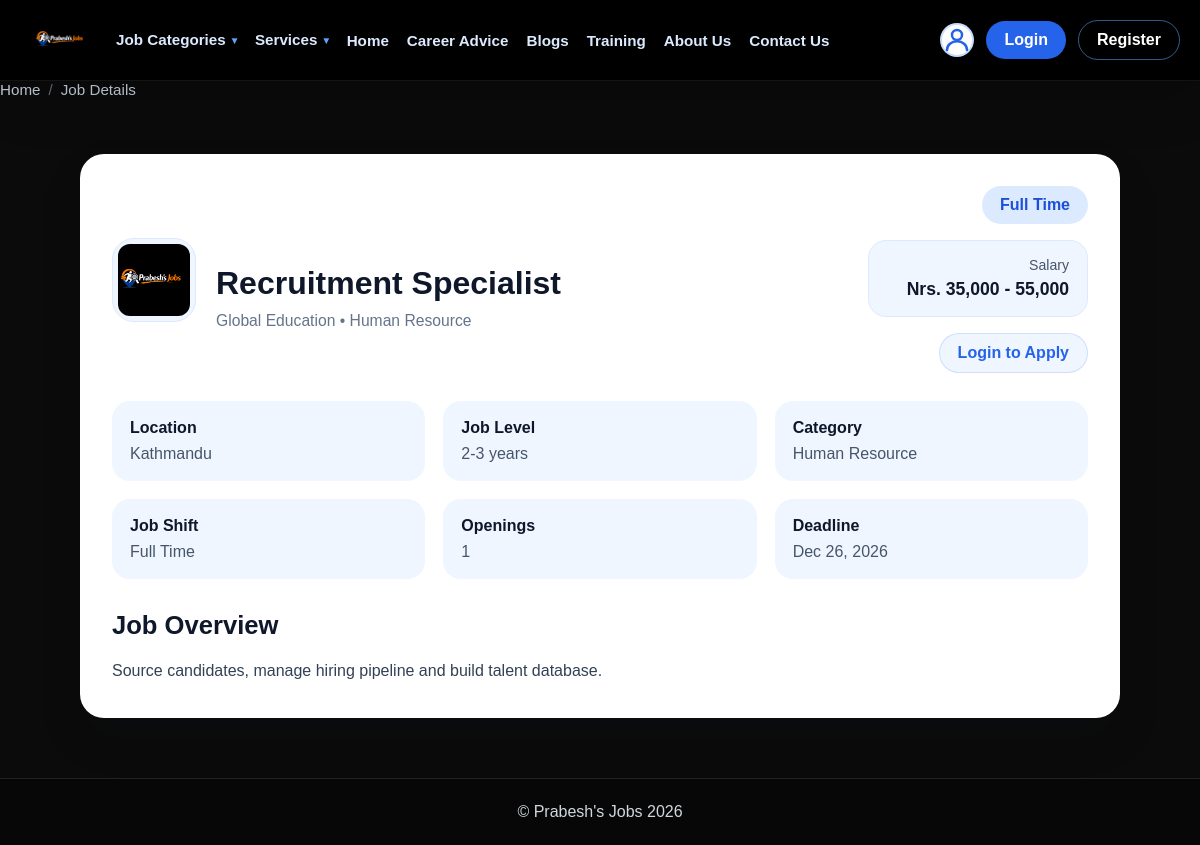
Page /job.php?id=30 on the committed database.
### tables this page shows
CREATE TABLE jobs (
    id INT AUTO_INCREMENT PRIMARY KEY,
    title VARCHAR(200) NOT NULL,
    description TEXT NOT NULL,
    salary VARCHAR(50),
    salaryMax VARCHAR(50),
    location VARCHAR(100),
    jobType VARCHAR(50),
    experience VARCHAR(50),
    qualification VARCHAR(100),
    categoryId INT,
    companyId INT,
    postedBy INT,
    closingDate DATE,
    status ENUM('Open', 'Closed', 'Draft') DEFAULT 'Open',
    isArchived TINYINT(1) NOT NULL DEFAULT 0,
    views INT DEFAULT 0,
    applications INT DEFAULT 0,
    createdAt DATETIME DEFAULT CURRENT_TIMESTAMP,
    updatedAt DATETIME DEFAULT CURRENT_TIMESTAMP ON UPDATE CURRENT_TIMESTAMP,

    FOREIGN KEY (categoryId) REFERENCES categories(id) ON DELETE SET NULL,
    FOREIGN KEY (companyId) REFERENCES companies(id) ON DELETE SET NULL,
    FOREIGN KEY (postedBy) REFERENCES users(id) ON DELETE SET NULL,
    INDEX idx_status (status),
    INDEX idx_postedBy (postedBy),
    INDEX idx_categoryId (categoryId),
    INDEX idx_companyId (companyId),
    INDEX idx_createdAt (createdAt)
);

CREATE TABLE companies (
    id INT AUTO_INCREMENT PRIMARY KEY,
    companyName VARCHAR(150) NOT NULL,
    description TEXT,
    logo TEXT,
    website VARCHAR(200),
    email VARCHAR(100),
    phone VARCHAR(20),
    location VARCHAR(100),
    industryType VARCHAR(100),
    employees INT,
    ownerId INT,
    status ENUM('active', 'inactive') DEFAULT 'active',
    createdAt DATETIME DEFAULT CURRENT_TIMESTAMP,
    updatedAt DATETIME DEFAULT CURRENT_TIMESTAMP ON UPDATE CURRENT_TIMESTAMP,
    
    FOREIGN KEY (ownerId) REFERENCES users(id) ON DELETE SET NULL,
    INDEX idx_ownerId (ownerId),
    INDEX idx_status (status)
);

CREATE TABLE categories (
    id INT AUTO_INCREMENT PRIMARY KEY,
    name VARCHAR(100) NOT NULL UNIQUE,
    description TEXT,
    createdAt DATETIME DEFAULT CURRENT_TIMESTAMP,
    INDEX idx_name (name)
);

### controllers/jobcontroller.php (called while the page is built, shortened)
<?php
require_once __DIR__ . '/../includes/DbConnection.php';
require_once __DIR__ . '/../includes/jobcontroller.php';
$jobId = intval($_GET['id'] ?? 0);
$error = '';
try {
    $jobController = new JobController($pdo);
    $jobRequirements = $jobController->getJobRequirements($jobId);
} catch (Exception $e) {
    $error = $e->getMessage();
}
$breadcrumbs = [
    'Home' => 'index.php',
    'Job Details' => '#',
];
require __DIR__ . '/../views/job.html.php';
$content = ob_get_clean();
require_once __DIR__ . '/../layouts/layout-main.php';

### pages/job.php (called while the page is built)
<?php
require_once __DIR__ . '/../controllers/jobcontroller.php';

### job.php (called while the page is built)
<?php
require_once __DIR__ . '/pages/job.php';

### includes/jobcontroller.php (called while the page is built, shortened)
<?php
class JobController
{
    private $pdo;
    public function __construct(PDO $pdo)
    {
        $this->pdo = $pdo;
    }
    public function getJobById(int $jobId): ?array
    {
        $sql = "SELECT j.*, c.name AS categoryName, co.companyName, co.logo AS companyLogo
                FROM jobs j
                LEFT JOIN categories c ON c.id = j.categoryId
                LEFT JOIN companies co ON co.id = j.companyId
                WHERE j.id = ?";
        $stmt = $this->pdo->prepare($sql);
        $stmt->execute([intval($jobId)]);
        return $stmt->fetch(PDO::FETCH_ASSOC) ?: null;
    }
    public function getJobRequirements(int $jobId): array
    {
        $job = $this->getJobById($jobId);
        return [];
    }
}

### views/job.html.php (the view, shortened to what this page needs)
<?php
$error = $error ?? '';
$job = $job ?? null;
$jobIsArchived = !empty($job) && intval($job['isArchived'] ?? 0) === 1;
?>
<section class="job-details-page">
    <?php if ($error || !$job): ?>
        <div class="alert alert-error"><?= htmlspecialchars($error ?: 'Job not found.') ?></div>
    <?php else: ?>
        <div class="job-details-card">
            <div class="job-details-header">
                    <div class="job-details-top">
                    <div class="job-logo-card">
                        <img src="<?= htmlspecialchars($job['companyLogo'] ?? 'assets/images/Image3.png') ?>" alt="<?= htmlspecialchars($job['companyName'] ?? 'Employer logo') ?>">
                    </div>
                    <div>
                        <span class="eyebrow">Job Details</span>
                        <h1><?= htmlspecialchars($job['title']) ?></h1>
                        <p class="job-details-meta">
                            <?= htmlspecialchars($job['companyName'] ?? 'Company unknown') ?>
                            <?php if (!empty($job['categoryName'])): ?> &bull; <?= htmlspecialchars($job['categoryName']) ?><?php endif; ?>
                        </p>
                    </div>
                </div>
                <div class="job-details-right">
                    <div class="badge-pill badge-type"><?= htmlspecialchars($job['jobType'] ?? 'Full Time') ?></div>
                    <div class="salary-panel">
                        <span class="salary-label">Salary</span>
                        <strong class="salary-value">
                            <?php
                                $salaryText = 'Nrs. Not specified';
                                if (!empty($job['salary'])) {
                                    $salaryText = 'Nrs. ' . number_format(intval($job['salary']));
                                    if (!empty($job['salaryMax'])) {
                                        $salaryText .= ' - ' . number_format(intval($job['salaryMax']));
                                    }
                                }
                            ?>
                            <?= htmlspecialchars($salaryText) ?>
                        </strong>
                    </div>
                    <div class="action-buttons">
                        <?php if (!$jobIsArchived): ?>
                            <?php if (!empty($_SESSION['user']['id'])): ?>
                                <a href="apply.php?jobId=<?= intval($job['id']) ?>" class="btn btn-primary">Apply Now</a>
                            <?php else: ?>
                                <a href="login.php?redirect=<?= urlencode('apply.php?jobId=' . intval($job['id']) . '&step=1') ?>" class="btn btn-primary">Login to Apply</a>
                            <?php endif; ?>
                        <?php else: ?>
                            <span class="btn btn-secondary disabled">Applications Closed</span>
                        <?php endif; ?>
                    </div>
                </div>
            </div>
            <div class="job-details-info-grid">
                <div class="job-details-field">
                    <strong>Location</strong>
                    <span><?= htmlspecialchars($job['location'] ?? 'Location not specified') ?></span>
                </div>
                <div class="job-details-field">
                    <strong>Job Level</strong>
                    <span><?= htmlspecialchars($job['experience'] ?? 'Not specified') ?></span>
                </div>
                <div class="job-details-field">
                    <strong>Category</strong>
                    <span><?= htmlspecialchars($job['categoryName'] ?? 'Not specified') ?></span>
                </div>
                <div class="job-details-field">
                    <strong>Job Shift</strong>
                    <span><?= htmlspecialchars($job['jobType'] ?? 'Day') ?></span>
                </div>
                <div class="job-details-field">
                    <strong>Openings</strong>
                    <span><?= htmlspecialchars($job['vacancies'] ?? '1') ?></span>
                </div>
                <div class="job-details-field">
                    <strong>Deadline</strong>
                    <span><?= htmlspecialchars(date('M j, Y', strtotime($job['closingDate'] ?? 'now'))) ?></span>
                </div>
            </div>
            <div class="job-details-description">
                <h2>Job Overview</h2>
                <p><?= nl2br(htmlspecialchars($job['description'] ?? 'No description provided.')) ?></p>
            </div>
        </div>
    <?php endif; ?>
</section>

### layouts/layout-main.php (shortened to what this page needs)
<!DOCTYPE html>
<html lang="en">
<head>
    <link rel="stylesheet" href="assets/css/style.css">
    <link rel="stylesheet" href="assets/css/training-style.css">
    <link rel="stylesheet" href="assets/css/visibility-fix.css">
    <link rel="stylesheet" href="assets/css/about-visibility.css">
    <link rel="stylesheet" href="assets/css/dropdown-add-button.css">
</head>
<body>
    <?php require_once __DIR__ . '/../includes/header.php'; ?>
    <main class="page-body">
        <div class="container-main">
            <?php if (!empty($breadcrumbs) && count($breadcrumbs) > 1): ?>
                <nav class="breadcrumbs">
                    <?php $count = count($breadcrumbs); $index = 0; ?>
                    <?php foreach ($breadcrumbs as $label => $url): ?>
                        <?php $index++; ?>
                        <a href="<?= htmlspecialchars($url) ?>"><?= htmlspecialchars($label) ?></a>
                        <?php if ($index < $count): ?>
                            <span class="separator">/</span>
                        <?php endif; ?>
                    <?php endforeach; ?>
                </nav>
            <?php endif; ?>
            <div class="main-content">
                <?= $content ?? '' ?>
            </div>
        </div>
    </main>
    <?php if ($showFooter ?? true): ?>
        <?php require_once __DIR__ . '/../includes/footer.php'; ?>
    <?php endif; ?>
</body>
</html>

### includes/header.php (shortened to what this page needs)
<?php
$baseDirectory = rtrim(dirname($_SERVER['SCRIPT_NAME']), '/\\');
$homeUrl = $baseDirectory === '' ? '/index.php' : $baseDirectory . '/index.php';
$isUserLoggedIn = isset($_SESSION['user']);
$userName = $isUserLoggedIn ? $_SESSION['user']['username'] : '';
$userSectionHTML = '';
if ($isUserLoggedIn) {
    $safeUserName = htmlspecialchars($userName);
    $userSectionHTML = sprintf('<span class="username">Hi, %s</span>', $safeUserName);
    $userSectionHTML .= '<a href="logout.php" class="btn-logout">Logout</a>';
} else {
    $userSectionHTML = '<a href="login.php" class="user-icon" title="Login">
    <svg viewBox="0 0 24 24" fill="none" stroke="currentColor" stroke-width="2" stroke-linecap="round" stroke-linejoin="round">
        <circle cx="12" cy="8" r="4"/>
        <path d="M4 20c0-4 3.6-7 8-7s8 3 8 7"/>
    </svg>
</a>
<a href="login.php" class="btn-hero">Login</a>
<a href="register.php" class="btn-hero outline">Register</a>';
}
?>
<?php require_once __DIR__ . '/../views/header.html.php'; ?>

### views/header.html.php (shortened to what this page needs)
<header class="site-header">
    <div class="header-inner">
        <a href="<?= htmlspecialchars($homeUrl) ?>" class="logo">
            <img src="assets/images/Image3.png" alt="Prabesh Jobs" class="logo-img">
        </a>
        <nav class="main-nav">
            <div class="nav-dropdown">
                <button class="nav-link nav-dropdown-toggle" type="button">Job Categories</button>
            </div>
            <div class="nav-dropdown">
                <button class="nav-link nav-dropdown-toggle" type="button">Services</button>
            </div>
            <a href="<?= htmlspecialchars($homeUrl) ?>" class="nav-link">Home</a>
            <a href="careers.php" class="nav-link">Career Advice</a>
            <a href="blogs.php" class="nav-link">Blogs</a>
            <a href="training.php" class="nav-link">Training</a>
            <a href="about.php" class="nav-link">About Us</a>
            <a href="contact.php" class="nav-link">Contact Us</a>
        </nav>
        <div class="header-actions-right">
            <div class="user-tools">
                <?= $userSectionHTML ?>
            </div>
        </div>
    </div>
</header>

### includes/footer.php
<footer class="footer">
    <div class="container">
        <p>&copy; Prabesh's Jobs <?php echo date('Y'); ?></p>
    </div>
</footer>

### assets/css/visibility-fix.css (style rules this page uses)
a { color: #3b82f6; }
button { color: #ffffff; }

### views/job.html.php (style rules this page uses)
.job-details-page .action-buttons { display: flex; flex-wrap: wrap; gap: 10px; justify-content: flex-end; }

### rows in the picture
jobs: title "Recruitment Specialist", companyId.companyName "Global Education", categoryId.name "Human Resource", jobType "Full Time", salaryText "Nrs. 35,000 - 55,000", location "Kathmandu", experience "2-3 years", closingDate "Dec 26, 2026", description "Source candidates, manage hiring pipeline and build talent database."

### other values in the picture
$label "Home"
$label "Job Details"
$job['vacancies'] "1"
